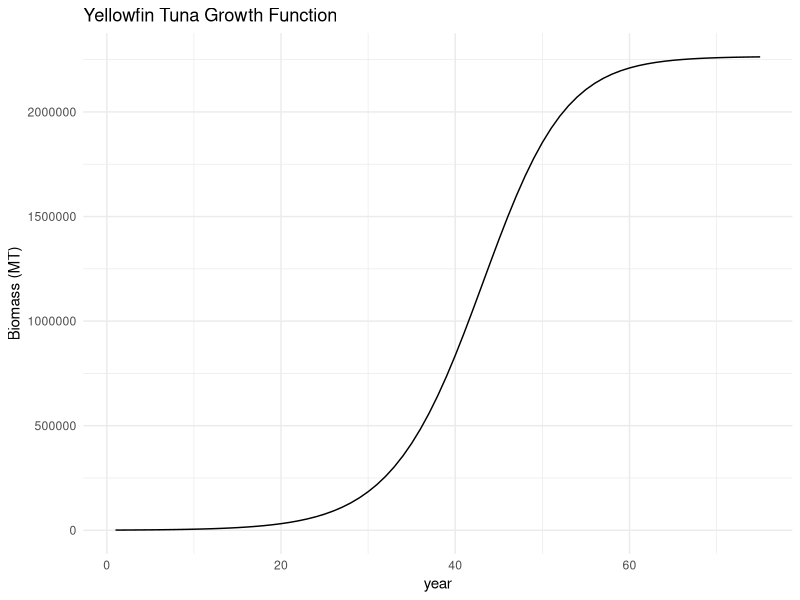
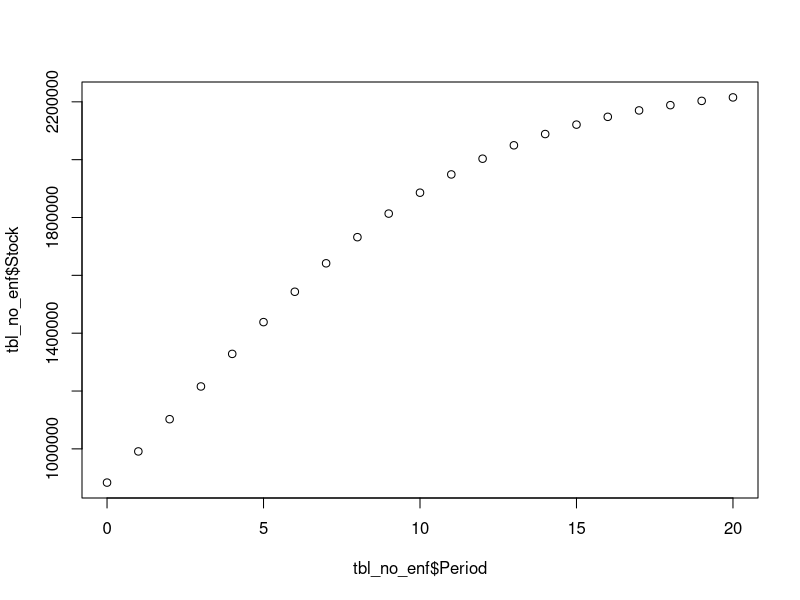

Write the R code that produced these figures, in order.
## ---- chunk 1
knitr::opts_chunk$set(echo = TRUE)

library(tidyverse)
library(nloptr)
library(knitr)
library(dplyr)
library(ggplot2)
library(numDeriv)
## ---- chunk 2
 period = seq(1,75, by =1)
stock <- function(Y, int_stock, r, K, period) {
   stock <- vector(mode = "numeric", length = 75)
   
   stock[1] = int_stock
   
    for (i in 2:(75))  
    {
    ### Stock dynamics
    stock[i] = stock[i-1] + (r * stock[i-1]) - (r*(stock[i-1])^2)/K  - Y 
    }
   return(stock)
}

 stock1<-stock(Y=0, int_stock = 1000, r=.2, K=2265128)
 
 stock_data <- data.frame(period,stock1)

ggplot(data = stock_data,aes( x=period, y= stock1)) +
  geom_line() +
   labs(title = "Yellowfin Tuna Growth Function",
       x = "year",
       y = "Biomass (MT)") +
  theme_minimal()

## ---- chunk 3
objective <- function(I, int_stock, discount, p, L, c, ce, r, K, period, effort, alpha) {
  
  #vectors 
  stock <- vector(mode = "numeric", length = 21)
  benefits <- vector(mode = "numeric", length = 21)
  
  #initial values
  stock[1] = int_stock
  benefits[1] = p*(L+I[1]) - c*((L+I[1])^2/stock[1]) - ce*(effort) - alpha*effort*I[1]
  
  
  #for loop
  for (i in 2:(period+1))  
    {
    ### Stock dynamics
    stock[i] = stock[i-1] + r * stock[i-1] * (1 - stock[i-1]/K) - (L + I[i-1])
    benefits[i] = p*(L + I[i]) - c*((L+I[i])^2/stock[i]) 
    - ce*(effort)  - alpha*effort*I[i]
    
  }
  
  t = seq(from = 0, period) 
  pv = ((1/(1 + discount))^t) * benefits
  npv = sum(pv)
  
  return(-npv)
  
}
## ---- chunk 4
### Constraint: harvest < X
constraint <- function(I, int_stock, discount, p, L, c, ce, r, K, period, effort, alpha) {
  
 stock <- vector(mode = "numeric", length = 21)
  const <- vector(mode = "numeric", length = 21)
  
  ### Initial states
  stock[1] = int_stock
  const[1] = (L+I[1]) -stock[1]
  
  ### For-loop
  for (i in 2:(21)) {
    stock[i] = stock[i - 1] + r * stock[i - 1] * (1 - (stock[i - 1] / K)) - L - I[i - 1]
    const[i] = (L+I[i]) - stock[i]
  } # End for-loop
  
  return(const)
}
## ---- chunk 5
## Use this options list for nloptr

local_opts<-list("algorithm"="NLOPT_LN_COBYLA",xtol_rel=1e-15)
options=list("algorithm"="NLOPT_LN_AUGLAG",xtol_rel=1e-15,maxeval=16000,"local_opts"=local_opts)

period = 20

output_enf = nloptr(x0=rep(1, times=21),
                 eval_f=objective,
                 eval_g_ineq = constraint,
                 lb=rep(0, times=21),
                 opts = options,
                 int_stock=883400, discount=.05, p=2397, L=113256, c=1000, 
                 ce =4000, r=.2, K=2265128, 
                 period =20, effort= .5, alpha = .4)
                 
round(output_enf$solution, 3) #effort 
-output_enf$objective #PVNB

## ---- chunk 6
#Making a table

stock_a <- function(I, int_stock=883400, discount=.05, p=2397, L=113256, c=1000, ce =0, r=.2, K=2265128, 
                 period =20, effort= 0, alpha = 0) {
  
  #vectors 
  stock <- vector(mode = "numeric", length = 21)
  benefits <- vector(mode = "numeric", length = 21)
  
  #initial values
  stock[1] = int_stock
  benefits[1] = p*(L+I[1]) - c*((L+I[1])/stock[1]) - ce*(effort) - alpha*effort*I[1]
  
  
  
  #for loop
  for (i in 2:(period+1))  
    {
    ### Stock dynamics
    stock[i] = stock[i-1] + r * stock[i-1] * (1 - (stock[i-1]/K)) - L -I[i-1] 
    benefits[i] = p*(L + I[i]) - c*((L+I[i])/stock[i]) 
    - ce*(effort[i])  - alpha*effort[i]*I[i]
    
  }
  
  t = seq(from = 0, period) 
  pv = ((1/(1 + discount))^t) * benefits
  npv = sum(pv)
  
  
# This time we return a data frame with the variables we want in the table.  The value after the = indicates the column label.
  
  return(data.frame("Period"=t, "Present Value" =pv, "Stock"=stock, "Harvest" =I+L, "Illegal Fishing" = I))

}

# The next command is telling R to use the solution found above, choice, to evaluate the function stock and to round the values in the data frame to two places past the decimal point.  The second command says to make a table with these values. 

tbl_enf=round(stock_a(output_enf$solution),3)      #  2 indicates rounding

kable(tbl_enf)

## ---- chunk 7
## Use this options list for nloptr

local_opts<-list("algorithm"="NLOPT_LN_COBYLA",xtol_rel=1e-15)
options=list("algorithm"="NLOPT_LN_AUGLAG",xtol_rel=1e-15,maxeval=16000,"local_opts"=local_opts)

period = 20

output_no_enf = nloptr(x0=rep(1, times=21),
                 eval_f=objective,
                 #eval_g_ineq = constraint,
                 lb=rep(0, times=21),
                 opts = options,
                 int_stock=883400, discount=0, p=2397, L=0, c=0, ce =0, r=.2, K=2265128, 
                 period =20, effort= 0, alpha = 0)
                 
round(output_no_enf$solution, 3) #effort 
-output_no_enf$objective #PVNB
## ---- chunk 8
#Making a table

stock_a <- function(I, int_stock=883400, discount=.05, p=2397, L=0, c=0, ce =0, r=.2, K=2265128, 
                 period =20, effort= 0, alpha = 0) {
  
  #vectors 
  stock <- vector(mode = "numeric", length = 21)
  benefits <- vector(mode = "numeric", length = 21)
  
  #initial values
  stock[1] = int_stock
  benefits[1] = p*(L+I[1]) - c*((L+I[1])/stock[1]) - ce*(effort) - alpha*effort*I[1]
  
  
  
  #for loop
  for (i in 2:(period+1))  
    {
    ### Stock dynamics
    stock[i] = stock[i-1] + r * stock[i-1] * (1 - (stock[i-1]/K)) - L -I[i-1] 
    benefits[i] = p*(L + I[i]) - c*((L+I[i])/stock[i]) 
    - ce*(effort[i])  - alpha*effort[i]*I[i]
    
  }
  
  t = seq(from = 0, period) 
  pv = ((1/(1 + discount))^t) * benefits
  npv = sum(pv)
  
  
# This time we return a data frame with the variables we want in the table.  The value after the = indicates the column label.
  
  return(data.frame("Period"=t, "Present Value" =pv, "Stock"=stock, "Harvest" =I+L, "Illegal Fishing" = I))

}

# The next command is telling R to use the solution found above, choice, to evaluate the function stock and to round the values in the data frame to two places past the decimal point.  The second command says to make a table with these values. 

tbl_no_enf=round(stock_a(output_no_enf$solution),3)      #  2 indicates rounding

kable(tbl_no_enf)

## ---- chunk 9
plot(tbl_no_enf$Period, tbl_no_enf$Stock)
## ---- chunk 10
objective_new <- function(Y, int_stock, discount, p, c, r, K, period) {
  
  #vectors 
  stock <- vector(mode = "numeric", length = 76)
  benefits <- vector(mode = "numeric", length = 76)
  
  #initial values
  stock[1] = int_stock
  benefits[1] = p*(Y[1]) - c*(Y[1]^2/stock[1]) 
  
  
  #for loop
  for (i in 2:(period+1))  
    {
    ### Stock dynamics
     stock[i] = stock[i-1] + (r * stock[i-1]) - (r*(stock[i-1])^2)/K  - Y[i-1] 
    benefits[i] = p*(Y[i]) - c*(Y[i]^2/stock[i]) 
    
  }
  
  t = seq(from = 0, period) 
  pv = ((1/(1 + discount))^t) * benefits
  npv = sum(pv)
  
  return(-npv)
  
}
## ---- chunk 11
### Constraint: harvest < X
constraint_new <- function(Y, int_stock, discount, p, c,  r, K, period) {
  
 stock <- vector(mode = "numeric", length = 76)
  const <- vector(mode = "numeric", length = 76)
  
  ### Initial states
  stock[1] = int_stock
  const[1] = Y[1] -stock[1]
  
  ### For-loop
  for (i in 2:(period+1)) {
     stock[i] = stock[i-1] + (r * stock[i-1]) - (r*(stock[i-1])^2)/K  - Y[i-1] 
    const[i] = Y[i] - stock[i-1]
  } # End for-loop
  
  return(const)
}
## ---- chunk 12
## Use this options list for nloptr

local_opts<-list("algorithm"="NLOPT_LN_COBYLA",xtol_rel=1e-15)
options=list("algorithm"="NLOPT_LN_AUGLAG",xtol_rel=1e-15,maxeval=16000,"local_opts"=local_opts)

period = 75

output_new = nloptr(x0=rep(1, times=76),
                 eval_f=objective_new,
                 eval_g_ineq = constraint_new,
                 lb=rep(0, times=76),
                 opts = options,
                 int_stock=8000, discount=.05, p=10, c=7, r=.2, K=2265128, 
                 period =75)
                 
round(output_new$solution, 3) #effort 
-output_new$objective #PVNB
## ---- chunk 13
#Making a table

stock_a <- function(Y, int_stock=8000, discount=.05, p=10, c=7, r=.2, K=2265128, period =75) {
  
 stock <- vector(mode = "numeric", length = 76)
  benefits <- vector(mode = "numeric", length = 76)
  
  #initial values
  stock[1] = int_stock
  benefits[1] = p*(Y[1]) - c*(Y[1]^2/stock[1]) 
  
  
  #for loop
  for (i in 2:(period+1))  
    {
    ### Stock dynamics
    stock[i] = stock[i-1] + (r * stock[i-1]) - (r*(stock[i-1])^2)/K  - Y[i-1] 
    benefits[i] = p*(Y[i]) - c*(Y[i]^2/stock[i]) 
    
  }
  
  t = seq(from = 0, period) 
  pv = ((1/(1 + discount))^t) * benefits
  npv = sum(pv)
  
  
# This time we return a data frame with the variables we want in the table.  The value after the = indicates the column label.
  
  return(data.frame("Period"=t, "Present Value" =pv, "Stock"=stock, "Harvest" =Y))

}

# The next command is telling R to use the solution found above, choice, to evaluate the function stock and to round the values in the data frame to two places past the decimal point.  The second command says to make a table with these values. 

tbl_new=round(stock_a(output_new$solution),3)      #  2 indicates rounding

kable(tbl_new)

